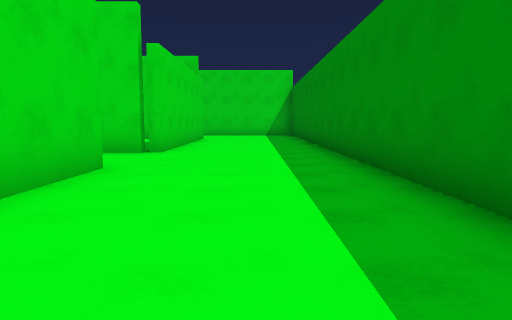
[1] (above)

19 first-person views from a walk through a Unity game level. The camera is 1.3 m above the floor, tilts 6° down and sees 70° across. Doors are open. The floor is counted in squares, 2 m on a side. Each view is taken from the middle of a square. On the plan, view 1 faces up. The plan holds only what a view shows up to about 11 squares ahead; the rest is blank. The place goes on beyond the plan. The player is left out.

[2]
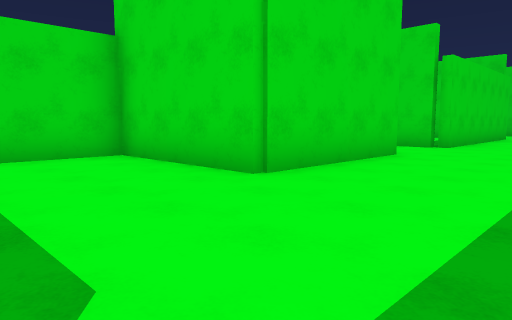

[3]
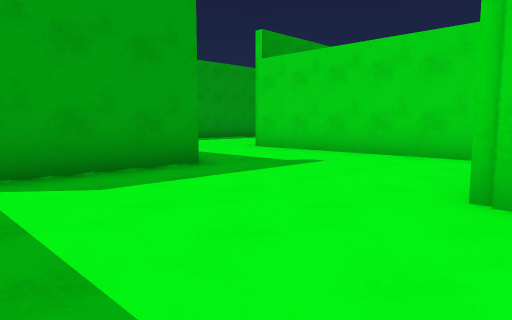

[4]
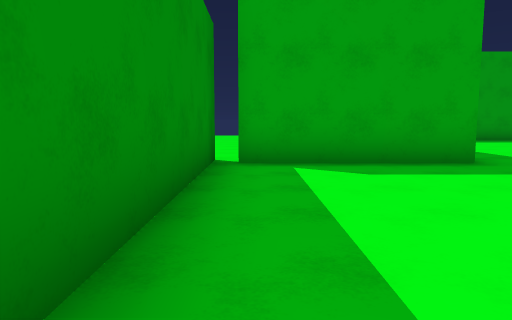

[5]
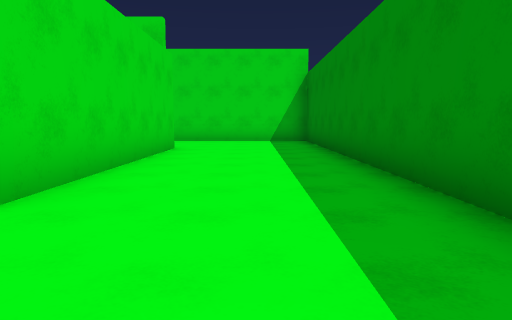

[6]
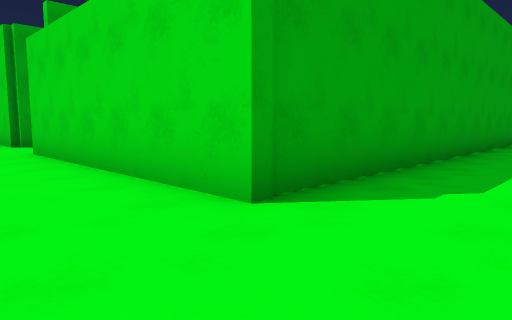

[7]
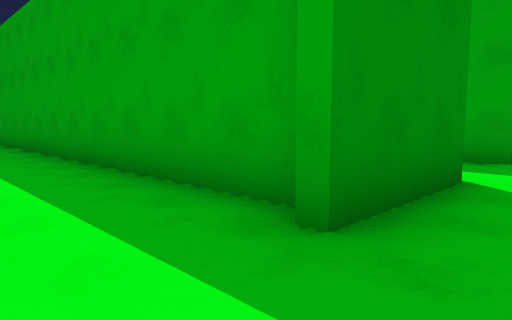

[8]
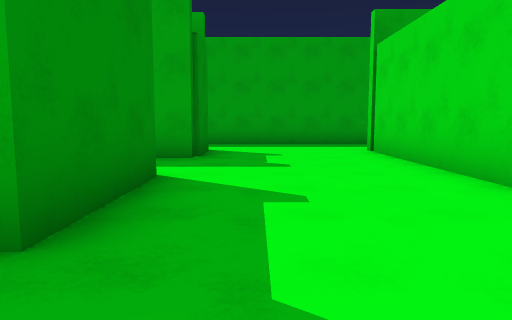

[9]
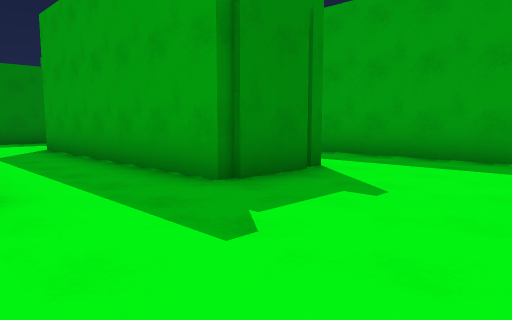

[10]
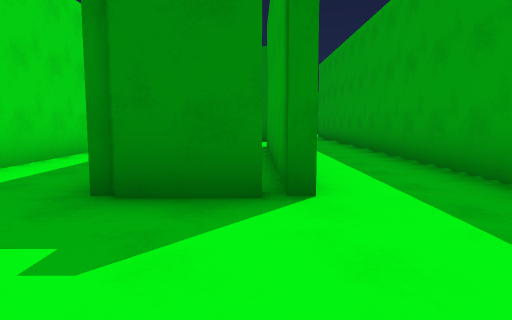

[11]
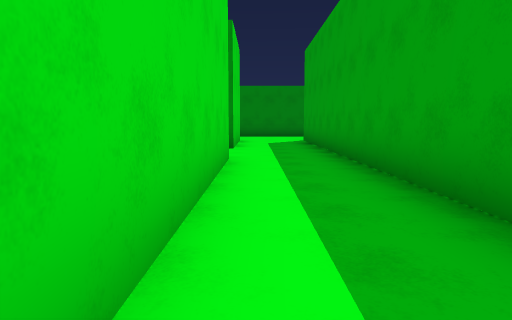

[12]
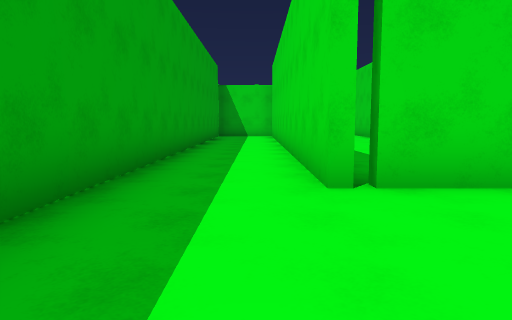

[13]
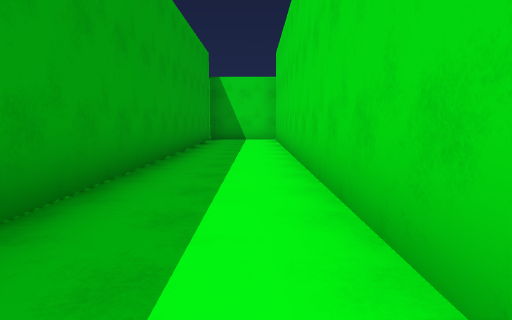

[14]
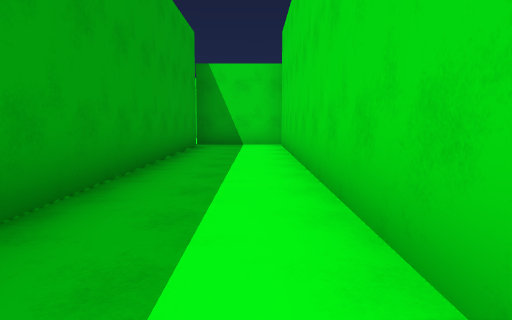

[15]
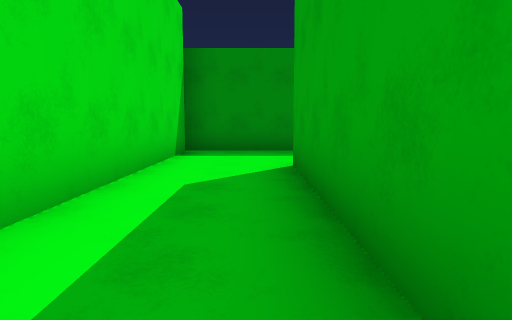

[16]
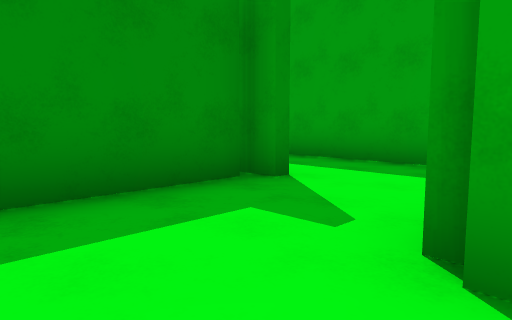

[17]
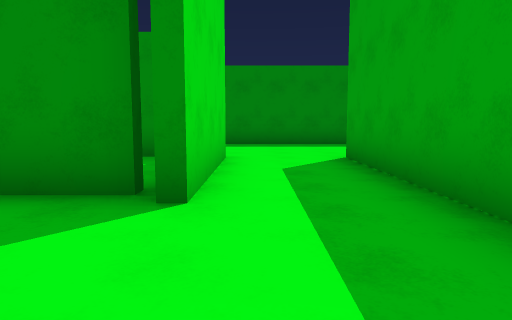

[18]
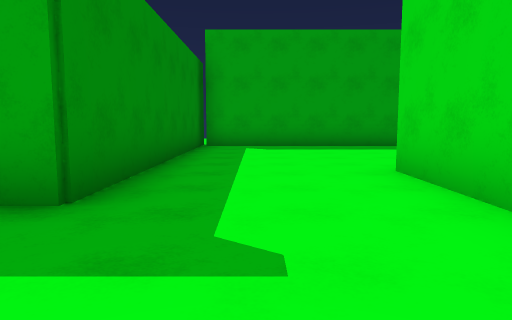

[19]
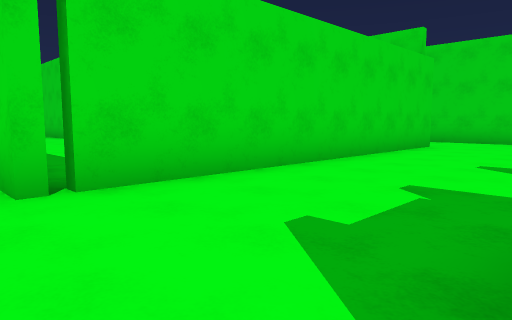

### Floor plan
Points are (right, up) in squares from view 1. A wall is a line through its corners. A room is listed if a view was taken in it or the views show most of it. See-through windows are left out.
Room 1 (views 1, 2, 3, 4, 5, 6, 18)
walls: (-2, 5.1) (-2, 1.2) (-5.9, 1.2) (-5.9, -5); (1.7, -3.2) (1.7, 16); (-13.4, 13.8) (-2, 13.8) (-2, 7.7); (-2.5, -6.5) (-2.5, -2.8) (1.4, -2.8)
ways out: opening at (-13.5, 15.5) to room 2; opening at (-2, 6.5) to room 2; opening at (-4.5, -5.5)
Room 2 (views 7, 8, 9, 10, 11, 12, 13, 14, 15, 16, 17, 19)
walls: (-14.8, 11.6) (-14.8, 14.2); (-14.8, 7.4) (-14.8, 9.4) (-8.5, 9.4); (-14.4, 13.8) (-13.4, 13.8); (-18.5, 7.7) (-30.9, 7.7); (-8.6, 7.5) (-14.4, 7.5); (-18.5, 16.5) (-18.5, 8.1); (-6.1, 7.8) (-5.5, 7.8); (-5.8, 8) (-5.8, 11.5) (-13, 11.5); (-2, 7.7) (-6.1, 7.7); (-31.4, 7.8) (-31.4, 5.2); (-31, 5.3) (-2.2, 5.3)
ways out: opening at (-13.5, 15.5) to room 1; opening at (-2, 6.5) to room 1

Positions as (right, up) in squares from view 1, and headings:
1: (0, 0), facing up
2: (1, -2), facing up-left
3: (1, 2), facing down-left
4: (1, 3), facing down
5: (0, 5), facing up
6: (0, 16), facing down-left
7: (-16, 16), facing down-right
8: (-16, 16), facing down
9: (-18, 12), facing down-right
10: (-18, 8), facing right
11: (-15, 7), facing right
12: (-15, 7), facing left
13: (-18, 7), facing left
14: (-21, 7), facing left
15: (-14, 10), facing right
16: (-9, 11), facing down-right
17: (-9, 7), facing right
18: (-4, 0), facing down
19: (-15, 7), facing up-left
